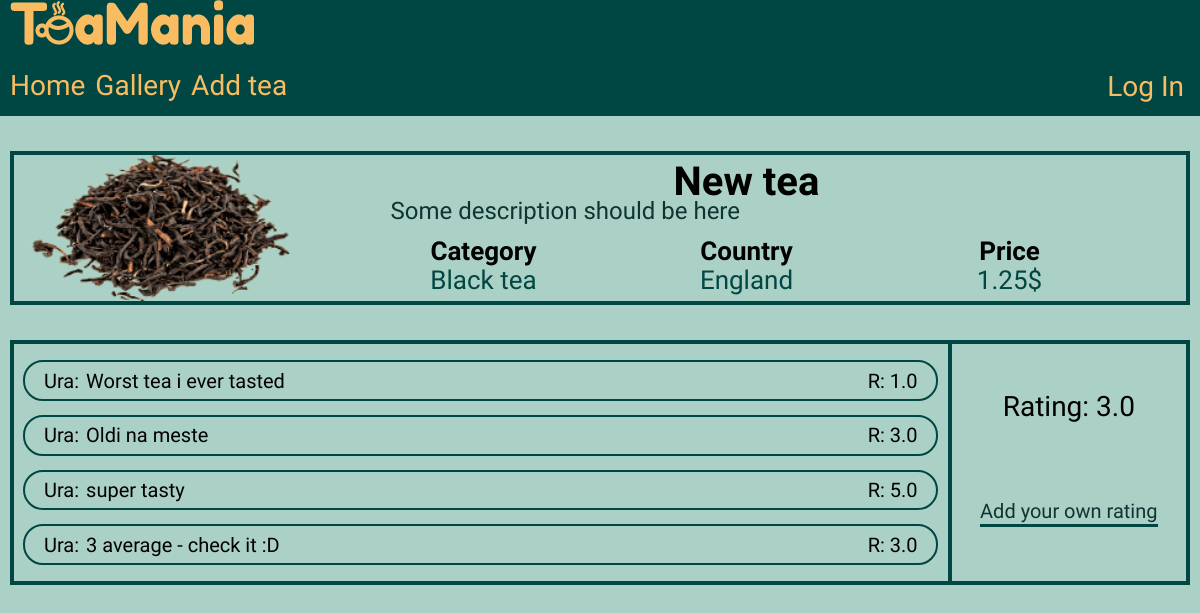
The app's page /gallery/1 with its own data.
### app/models.py (models this page shows, shortened)
class Tea(db.Model):
    id = db.Column(db.Integer, primary_key=True)
    title = db.Column(db.String(50), index=True, unique=True, nullable=False)
    type = db.Column(db.String(20), index=True, nullable=False)
    country = db.Column(db.String(50), index=True, nullable=False)
    description = db.Column(db.String(200))
    price = db.Column(db.Float, index=True, nullable=False)
    rating = db.Column(db.Float, index=True)
    image = db.Column(db.String(150))
    timestamp = db.Column(db.DateTime, index=True, default=datetime.utcnow)
    user_id = db.Column(db.Integer, db.ForeignKey('user.id'))
    comments = db.relationship('Comment', backref='tea', lazy='dynamic')

class Comment(db.Model):
    id = db.Column(db.Integer, primary_key=True)
    body = db.Column(db.String(200))
    rating = db.Column(db.Float, nullable=False)
    timestamp = db.Column(db.DateTime, index=True, default=datetime.utcnow)
    tea_id = db.Column(db.Integer, db.ForeignKey('tea.id'))
    user_id = db.Column(db.Integer, db.ForeignKey('user.id'))

### app/routes.py (the view)
@app.route('/gallery/<int:id>')
def single(id):
    tea = Tea.query.get(id)
    comments = tea.comments
    return render_template('single.html', tea=tea, comments=comments)

### app/templates/single.html (shortened to what this page needs)
<!DOCTYPE html>
<html lang="en">
<head>
  <link href="https://stackpath.bootstrapcdn.com/font-awesome/4.7.0/css/font-awesome.min.css" rel="stylesheet">
  <link rel="stylesheet" href="{{ url_for('static', filename='css/main_style.css')}}">
  <link rel="stylesheet" href="{{ url_for('static', filename='css/single_style.css')}}">
</head>
<body>
  <header>
    <div class="container">
      <a href="{{ url_for('index') }}" class="header__logo">
        <img src="{{ url_for('static', filename='images/logo_desctop.png') }}" alt="Big logo">
      </a>
      <div class="header__bottom">
        <nav>
          <a href="{{ url_for('index') }}" class="header__button">Home</a>
          <a href="{{ url_for('gallery') }}" class="header__button" >Gallery</a>
          <a href="{{ url_for('add_tea') }}" class="header__button">Add tea</a>
        </nav>
        <div class="header__login">
          <button class="header__button" id="login">Log In</button>
        </div>
      </div>
    </div>
  </header>
  <main>
    <div class="container">
      <section class="tea__section">
        <article class="main__information">
          <div class="tea__image">
            {% if tea.type == 'Black' %}
              <img src="{{ url_for('static', filename='images/blacktear.png')}}" alt="black tea">
            {% elif tea.type == 'Green' %}
              <img src="{{ url_for('static', filename='images/greentear.png')}}" alt="green tea">
            {% else %}
              <img src="{{ url_for('static', filename='images/othertear.png')}}" alt="other tea">
            {% endif %}
          </div>
          <div class="tea__info">
            <h2 class="tea__name">{{ tea.title }}</h2>
            <p class="tea__description">{{ tea.description}}</p>
            <div class="tea__stats">
              <table>
                <tr>
                  <th>Category</th>
                  <th>Country</th>
                  <th>Price</th>
                </tr>
                <tr>
                  <td>{{ tea.type }} tea</td>
                  <td>{{ tea.country }}</td>
                  <td>{{ tea.price }}$</td>
                </tr>
              </table>
            </div>
          </div>
        </article>
      </section>
      <section class="feedback__section">
        <article class="comment__section">
          {% if comments.count() == 0 %}
            <p class="empty__comments">No one still commented it</p>
          {% else %}
            <ul id="comment-list">
              {% for comment in comments: %}
              <li id="comment-item">
                <div class="comment">
                  <div class="comment__author">Ura:</div>
                  <div class="comment__text">{{ comment.body }}</div>
                </div>
                <div class="comment__rating">R: {{ comment.rating }}</div>
              </li>
              {% endfor %}
            </ul>
          {% endif %}
        </article>
        <article class="rating__section">
          <div class="average">
            <div id="average-rating">Rating: {{ tea.rating }}</div>
          </div>
          <div class="your__rating">
            <button id="self-rating">Add your own rating</button>
          </div>
        </article>
      </section>
    </div>
  </main>
</body>
</html>

### app/static/css/main_style.css (style rules this page uses)
* { box-sizing: border-box; }
a { text-decoration: none; }
ul, li { list-style-type: none; margin-left: 0; padding-left: 0; }
header { width: 100%; background-color: #004643; }
.header__bottom { display: flex; justify-content: space-between; line-height: normal; padding: 20px 0px 5px; font-family: 'Fredoka One', sans-serif, serif; }
nav { display: flex; }
.header__button { margin-right: 10px; font-size: 28px; color: #f9bc60; }
.header__button:last-child { margin-right: 0; }
.header__login button { background: none; border: none; font-family: 'Fredoka One'; }
nav a::after, .header__login button::after { content: ''; display: block; width: 0; height: 4px; margin-top: 3px; background-color: #f9bc60; transition: width .3s; }
body { height: 100%; font-family: 'Acme', 'PT Serif', serif; font-weight: 400; font-size: 16px; line-height: 18px; margin: 0; padding: 0; background-color: #abd1c6; }
.container { max-width: 1200px; margin: 0 auto; padding: 0 10px; }

### app/static/css/single_style.css (style rules this page uses)
main .container { display: flex; flex-direction: column; align-items: center; }
.tea__section { display: flex; flex-direction: column; width: 100%; height: 60%; margin: 3% auto; border: 4px solid #004643; }
.main__information { display: flex; justify-content: space-between; }
.tea__image { display: flex; justify-content: center; align-content: center; width: 25%; }
.tea__info { display: flex; justify-content: space-between; width: 75%; flex-direction: column; }
.tea__name { text-align: center; margin: 0; padding-top: 2%; font-size: 40px; }
.tea__description { width: 90%; text-indent: 5%; line-height: 22px; font-size: 24px; margin: 0 auto; padding-top: 1%; padding-bottom: 1%; color: #0f3433; word-wrap: break-word; overflow: hidden; }
.tea__stats table { width: 90%; margin: 1% auto; font-size: 26px; text-align: start; }
.tea__stats table tr { text-align: center; }
.tea__stats table th { width: 33.3%; }
.tea__stats table tr td { padding-top: 1%; }
.tea__stats table tr:last-child { color: #004643; }
.feedback__section { display: flex; width: 100%; height: 35%; margin-bottom: 3%; border: 4px solid #004643; }
.comment__section { width: 80%; border-right: 4px solid #004643; }
#comment-list li { display: flex; justify-content: space-between; width: 98%; margin: 1.5% auto; padding: 1% 2%; font-size: 20px; border-radius: 20px; border: 2px solid #004643; }
.comment { display: flex; width: 80%; }
.comment__text { padding-left: 1%; }
.rating__section { display: flex; flex-direction: column; justify-content: space-around; width: 20%; margin: 1% auto; text-align: center; }
#average-rating { font-size: 28px; }
#self-rating { background: none; border: none; font-size: 20px; color: #0f3433; cursor: pointer; font-family: 'Acme', 'PT Serif', serif; }
#self-rating::after { content: ''; display: block; width: 100%; height: 3px; margin-top: .5px; background-color: #004643; }

### records on screen
Tea: title "New tea", description "Some description should be here", type "Black", country "England", price "1.25", rating "3.0"
Comment: body "Worst tea i ever tasted", rating "1.0"
Comment: body "Oldi na meste", rating "3.0"
Comment: body "super tasty", rating "5.0"
Comment: body "3 average - check it :D", rating "3.0"
